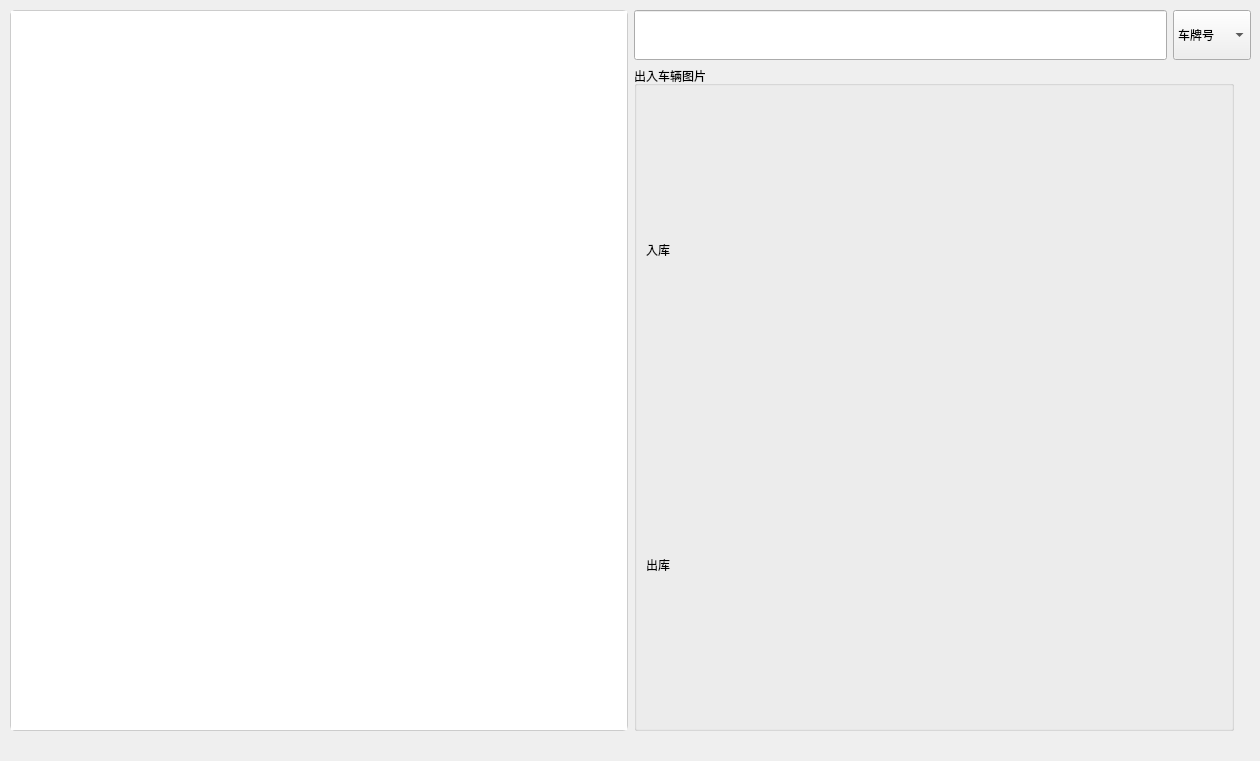
<?xml version="1.0" encoding="UTF-8"?>
<ui version="4.0">
 <class>Data_Check</class>
 <widget class="QDialog" name="Data_Check">
  <property name="geometry">
   <rect>
    <x>0</x>
    <y>0</y>
    <width>1260</width>
    <height>761</height>
   </rect>
  </property>
  <property name="windowTitle">
   <string>Dialog</string>
  </property>
  <widget class="QWidget" name="layoutWidget">
   <property name="geometry">
    <rect>
     <x>10</x>
     <y>10</y>
     <width>1241</width>
     <height>721</height>
    </rect>
   </property>
   <layout class="QHBoxLayout" name="horizontalLayout_2">
    <item>
     <widget class="QTableView" name="tableView">
      <property name="styleSheet">
       <string notr="true">QTableView {
    border: 1px solid #ccc;
    border-radius: 5px;
}

QTableView::item {
    padding: 5px;
}

QTableView::item:selected {
    background-color: #f0f0f0;
}

QHeaderView::section {
    background-color: #f0f0f0;
    color: #333;
    font-weight: bold;
    padding: 5px;
}

QTableView::item:hover {
    background-color: #e0e0e0;
}</string>
      </property>
     </widget>
    </item>
    <item>
     <layout class="QVBoxLayout" name="verticalLayout_2">
      <item>
       <layout class="QHBoxLayout" name="horizontalLayout">
        <item>
         <widget class="QLineEdit" name="lineEdit">
          <property name="minimumSize">
           <size>
            <width>0</width>
            <height>50</height>
           </size>
          </property>
         </widget>
        </item>
        <item>
         <widget class="QComboBox" name="comboBox">
          <property name="minimumSize">
           <size>
            <width>0</width>
            <height>50</height>
           </size>
          </property>
          <property name="maximumSize">
           <size>
            <width>150</width>
            <height>16777215</height>
           </size>
          </property>
          <property name="cursor">
           <cursorShape>ArrowCursor</cursorShape>
          </property>
          <property name="currentText">
           <string>车牌号</string>
          </property>
          <item>
           <property name="text">
            <string>车牌号</string>
           </property>
          </item>
          <item>
           <property name="text">
            <string>ID卡号</string>
           </property>
          </item>
          <item>
           <property name="text">
            <string>未出的车</string>
           </property>
          </item>
          <item>
           <property name="text">
            <string>已出的车</string>
           </property>
          </item>
          <item>
           <property name="text">
            <string>花费金额</string>
           </property>
          </item>
         </widget>
        </item>
       </layout>
      </item>
      <item>
       <widget class="QGroupBox" name="groupBox">
        <property name="minimumSize">
         <size>
          <width>50</width>
          <height>650</height>
         </size>
        </property>
        <property name="maximumSize">
         <size>
          <width>600</width>
          <height>16777215</height>
         </size>
        </property>
        <property name="title">
         <string>出入车辆图片</string>
        </property>
        <layout class="QVBoxLayout" name="verticalLayout">
         <item>
          <widget class="QLabel" name="label">
           <property name="text">
            <string>入库</string>
           </property>
          </widget>
         </item>
         <item>
          <widget class="QLabel" name="label_2">
           <property name="text">
            <string>出库</string>
           </property>
          </widget>
         </item>
        </layout>
       </widget>
      </item>
     </layout>
    </item>
   </layout>
  </widget>
 </widget>
 <resources/>
 <connections/>
</ui>
